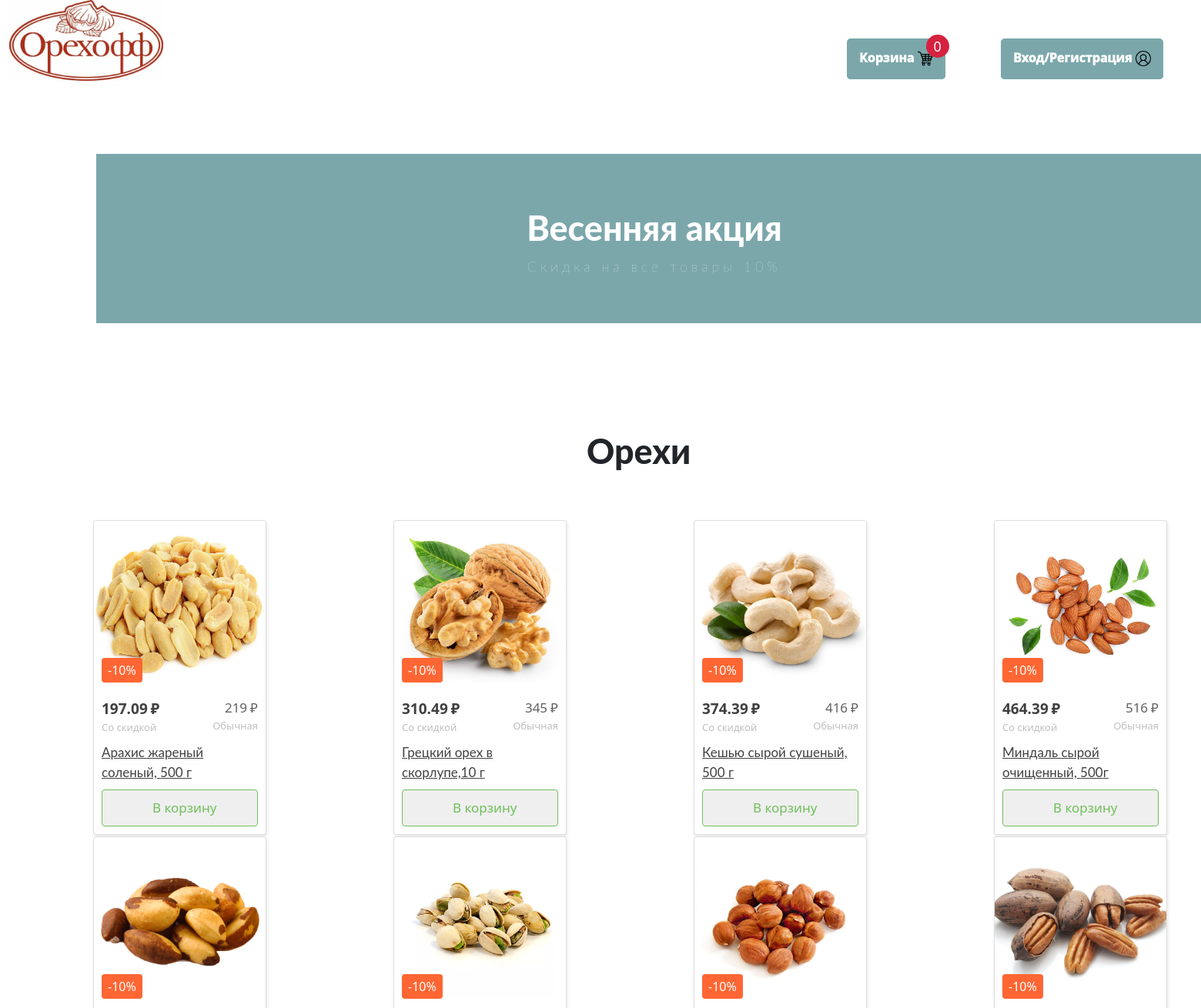
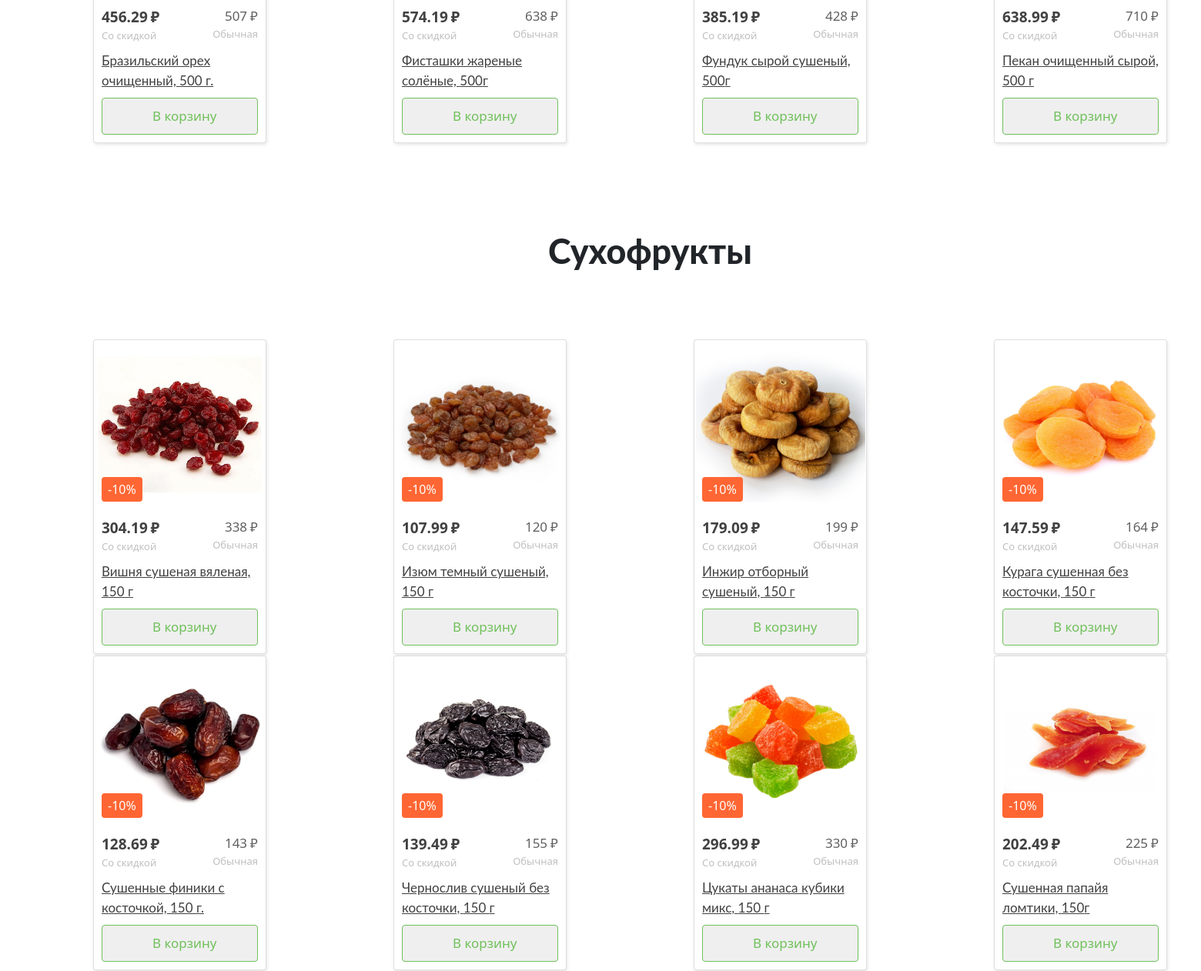
The page / on the database its author committed (2 pictures, top to bottom).
### data/nuts.py (models this page shows)
class Nut(SqlAlchemyBase):
    __tablename__ = 'nuts'
    id = sqlalchemy.Column(sqlalchemy.Integer,
                           primary_key=True, autoincrement=True)
    name = sqlalchemy.Column(sqlalchemy.String)
    price = sqlalchemy.Column(sqlalchemy.Integer)
    mass = sqlalchemy.Column(sqlalchemy.Integer)
    discount_perc = sqlalchemy.Column(sqlalchemy.Integer)

### main.py (the view)
@app.route("/", methods=['GET', 'POST'])
def start():
    global counter
    data0 = nut_info('Арахис')
    data1 = nut_info('Грецкий')
    data2 = nut_info('Кешью')
    data3 = nut_info('Миндаль')
    data4 = nut_info('Бразильский')
    data5 = nut_info('Фисташки')
    data6 = nut_info('Фундук')
    data7 = nut_info('Пекан')
    data8 = nut_info('Вишня')
    data9 = nut_info('Изюм')
    data10 = nut_info('Инжир')
    data11 = nut_info('Курага')
    data12 = nut_info('Финик')
    data13 = nut_info('Чернослив')
    data14 = nut_info('Цукаты')
    data15 = nut_info('Папайя')
    return render_template("main.html",
                           arah_mass=data0[1], arah_salep=data0[3], arah_price=data0[0], arah_sale=data0[2],
                           grez_mass=data1[1], grez_salep=data1[3], grez_price=data1[0], grez_sale=data1[2],
                           kesh_mass=data2[1], kesh_salep=data2[3], kesh_price=data2[0], kesh_sale=data2[2],
                           mind_mass=data3[1], mind_salep=data3[3], mind_price=data3[0], mind_sale=data3[2],
                           braz_mass=data4[1], braz_salep=data4[3], braz_price=data4[0], braz_sale=data4[2],
                           fist_mass=data5[1], fist_salep=data5[3], fist_price=data5[0], fist_sale=data5[2],
                           fund_mass=data6[1], fund_salep=data6[3], fund_price=data6[0], fund_sale=data6[2],
                           peka_mass=data7[1], peka_salep=data7[3], peka_price=data7[0], peka_sale=data7[2],
                           vish_mass=data8[1], vish_salep=data8[3], vish_price=data8[0], vish_sale=data8[2],
                           izum_mass=data9[1], izum_salep=data9[3], izum_price=data9[0], izum_sale=data9[2],
                           inzh_mass=data10[1], inzh_salep=data10[3], inzh_price=data10[0], inzh_sale=data10[2],
                           kura_mass=data11[1], kura_salep=data11[3], kura_price=data11[0], kura_sale=data11[2],
                           fini_mass=data12[1], fini_salep=data12[3], fini_price=data12[0], fini_sale=data12[2],
                           cher_mass=data13[1], cher_salep=data13[3], cher_price=data13[0], cher_sale=data13[2],
                           cuka_mass=data14[1], cuka_salep=data14[3], cuka_price=data14[0], cuka_sale=data14[2],
                           papa_mass=data15[1], papa_salep=data15[3], papa_price=data15[0], papa_sale=data15[2],
                           counter=counter)

### templates/main.html (shortened to what this page needs)
<!doctype html>
                    <html lang="en">
                      <head>
                        <link rel="stylesheet" href="../static/css/base.css">
                        <link href="https://cdn.jsdelivr.net/npm/bootstrap@5.1.3/dist/css/bootstrap.min.css"
                        rel="stylesheet">
                      </head>
                      <body>
   <div class="container">
     <div class="row">
       <div class="col-4">
         <a href=Orexoff><img src=/static/img/butt_orexoff.png width="200" height="105"></a>
       </div>
       <div class="col">
         <butt2 type="button" onclick="document.location='/Orexof/korzina'">Корзина <img src="/static/img/butt_korzina.png" weight="20" height="20">
         <div class="cart__num" id="cart_num">{{ counter }}</div></butt2>
       </div>
       <div class="col">
         <butt3 type="button" onclick="document.location='/Orexof/register'">Вход/Регистрация <img src="/static/img/butt_profile.png" weight="20" height="20"></butt3>
       </div>
       <section class="header">
    <h1>Весенняя акция</h1>
    <p>Скидка на все товары 10%</p>
     </section>
<h1 class="vir">Орехи</h1>
<table class="tb1">
  <tr>
    <td>
<div class="card">
  <div class="card__top">
    <a href="/Orexoff/araxis" class="card__image">
      <img
        src="/static/img/nut_arahis.jpg"
        alt="Арахис 200гр."
      />
    </a>
    <div class="card__label">-{{arah_sale}}%</div>
  </div>
  <div class="card__bottom">
    <div class="card__prices">
      <div class="card__price card__price--discount">{{arah_salep}}</div>
      <div class="card__price card__price--common">{{arah_price}}</div>
    </div>
    <a href="/Orexoff/araxis" class="card__title">
      Арахис жареный соленый, {{arah_mass}} г
    </a>
    <button class="card__add">В корзину</button>
  </div>
</div>
</td>
<td>
<div class="card">
  <div class="card__top">
    <a href="/Orexof/gretz" class="card__image">
      <img
        src="/static/img/nut_gretskiy.jpg"
        alt="Грецкий орех очищенный без обжарки, 500 г"
      />
    </a>
    <div class="card__label">-{{grez_sale}}%</div>
  </div>
  <div class="card__bottom">
    <div class="card__prices">
      <div class="card__price card__price--discount">{{grez_salep}}</div>
      <div class="card__price card__price--common">{{grez_price}}</div>
    </div>
    <a href="/Orexof/gretz" class="card__title">
      Грецкий орех в скорлупе,{{grez_sale}} г
    </a>
    <button class="card__add">В корзину</button>
  </div>
</div>
</td>
    <td>
<div class="card">
  <div class="card__top">
    <a href="/Orexof/keshy" class="card__image">
      <img
        src="/static/img/nut_keshy.jpg"
        alt="Кешью сырой сушеный, 500 г"
      />
    </a>
    <div class="card__label">-{{kesh_sale}}%</div>
  </div>
  <div class="card__bottom">
    <div class="card__prices">
      <div class="card__price card__price--discount">{{kesh_salep}}</div>
      <div class="card__price card__price--common">{{kesh_price}}</div>
    </div>
    <a href="/Orexof/keshy" class="card__title">
      Кешью сырой сушеный, {{kesh_mass}} г
    </a>
    <button class="card__add">В корзину</button>
  </div>
</div>
</td>
<td>
<div class="card">
  <div class="card__top">
    <a href="/Orexof/mindal" class="card__image">
      <img
        src="/static/img/nut_mindal.jpg"
        alt="Миндаль сырой очищенный 500г"
      />
    </a>
    <div class="card__label">-{{mind_sale}}%</div>
  </div>
  <div class="card__bottom">
    <div class="card__prices">
      <div class="card__price card__price--discount">{{mind_salep}}</div>
      <div class="card__price card__price--common">{{mind_price}}</div>
    </div>
    <a href="/Orexof/mindal" class="card__title">
      Миндаль сырой очищенный, {{mind_mass}}г
    </a>
    <button class="card__add">В корзину</button>
  </div>
</div>
</td>
  </tr>
  <tr>
  <td>
<div class="card">
  <div class="card__top">
    <a href="/Orexof/brazil" class="card__image">
      <img
        src="/static/img/nut_brazil.jpg"
        alt="Бразильский орех очищенный 500 г."
      />
    </a>
    <div class="card__label">-{{braz_sale}}%</div>
  </div>
  <div class="card__bottom">
    <div class="card__prices">
      <div class="card__price card__price--discount">{{braz_salep}}</div>
      <div class="card__price card__price--common">{{braz_price}}</div>
    </div>
    <a href="/Orexof/brazil" class="card__title">
      Бразильский орех очищенный, {{braz_mass}} г.
    </a>
    <button class="card__add">В корзину</button>
  </div>
</div>
</td>
   <td>
<div class="card">
  <div class="card__top">
    <a href="/Orexof/fist" class="card__image">
      <img
        src="/static/img/nut_fistash.jpg"
        alt="Фисташки жареные солёные 500г"
      />
    </a>
    <div class="card__label">-{{fist_sale}}%</div>
  </div>
  <div class="card__bottom">
    <div class="card__prices">
      <div class="card__price card__price--discount">{{fist_salep}}</div>
      <div class="card__price card__price--common">{{fist_price}}</div>
    </div>
    <a href="/Orexof/fist" class="card__title">
      Фисташки жареные солёные, {{fist_mass}}г
    </a>
    <button class="card__add">В корзину</button>
  </div>
</div>
</td>
    <td>
<div class="card">
  <div class="card__top">
    <a href="/Orexof/fund" class="card__image">
      <img
        src="/static/img/nut_funduk.jpg"
        alt="Фундук сырой сушеный, 500г"
      />
    </a>
    <div class="card__label">-{{fund_sale}}%</div>
  </div>
  <div class="card__bottom">
    <div class="card__prices">
      <div class="card__price card__price--discount">{{fund_salep}}</div>
      <div class="card__price card__price--common">{{fund_price}}</div>
    </div>
    <a href="/Orexof/fund" class="card__title">
      Фундук сырой сушеный, {{fund_mass}}г
    </a>
    <button class="card__add">В корзину</button>
  </div>
</div>
</td>
<td>
<div class="card">
  <div class="card__top">
    <a href="/Orexof/pekan" class="card__image">
      <img
        src="/static/img/nut_pekan.jpeg"
        alt="Пекан в скорлупе, 500 г"
      />
    </a>
    <div class="card__label">-{{peka_sale}}%</div>
  </div>
  <div class="card__bottom">
    <div class="card__prices">
      <div class="card__price card__price--discount">{{peka_salep}}</div>
      <div class="card__price card__price--common">{{peka_price}}</div>
    </div>
    <a href="/Orexof/pekan" class="card__title">
     Пекан очищенный сырой, {{peka_mass}} г
    </a>
    <button class="card__add">В корзину</button>
  </div>
</div>
</td>
  </tr>
</table>
<h1 class="vir2">Сухофрукты</h1>
<table class="tb2">
  <tr>
    <td>
<div class="card">
  <div class="card__top">
    <a href="/Orexof/vishnia" class="card__image">
      <img
        src="/static/img/suho_wishnia.webp"
        alt="Вишня сушеная вяленая, 150 г"
      />
    </a>
    <div class="card__label">-{{vish_sale}}%</div>
  </div>
  <div class="card__bottom">
    <div class="card__prices">
      <div class="card__price card__price--discount">{{vish_salep}}</div>
      <div class="card__price card__price--common">{{vish_price}}</div>
    </div>
    <a href="/Orexof/vishnia" class="card__title">
      Вишня сушеная вяленая, {{vish_mass}} г
    </a>
    <button class="card__add">В корзину</button>
  </div>
</div>
</td>
    <td>
<div class="card">
  <div class="card__top">
    <a href="/Orexof/izum" class="card__image">
      <img
        src="/static/img/suho_izum.jpg"
        alt="Изюм темный сушеный, 150 г"
      />
    </a>
    <div class="card__label">-{{izum_sale}}%</div>
  </div>
  <div class="card__bottom">
    <div class="card__prices">
      <div class="card__price card__price--discount">{{izum_salep}}</div>
      <div class="card__price card__price--common">{{izum_price}}</div>
    </div>
    <a href="/Orexof/izum" class="card__title">
      Изюм темный сушеный, {{izum_mass}} г
    </a>
    <button class="card__add">В корзину</button>
  </div>
</div>
</td>
    <td>
<div class="card">
  <div class="card__top">
    <a href="/Orexof/inzhir" class="card__image">
      <img
        src="/static/img/suho_inzir.jpg"
        alt="Инжир отборный сушеный, 150 г"
      />
    </a>
    <div class="card__label">-{{inzh_sale}}%</div>
  </div>
  <div class="card__bottom">
    <div class="card__prices">
      <div class="card__price card__price--discount">{{inzh_salep}}</div>
      <div class="card__price card__price--common">{{inzh_price}}</div>
    </div>
    <a href="/Orexof/inzhir" class="card__title">
      Инжир отборный сушеный, {{inzh_mass}} г
    </a>
    <button class="card__add">В корзину</button>
  </div>
</div>
</td>
<td>
<div class="card">
  <div class="card__top">
    <a href="/Orexof/kuraga" class="card__image">
      <img
        src="/static/img/suho_kuraga.jpg"
        alt="Курага сушенная без косточки, 150 г"
      />
    </a>
    <div class="card__label">-{{kura_sale}}%</div>
  </div>
  <div class="card__bottom">
    <div class="card__prices">
      <div class="card__price card__price--discount">{{kura_salep}}</div>
      <div class="card__price card__price--common">{{kura_price}}</div>
    </div>
    <a href="/Orexof/kuraga" class="card__title">
      Курага сушенная без косточки, {{kura_mass}} г
    </a>
    <button class="card__add">В корзину</button>
  </div>
</div>
</td>
  </tr>
  <tr>
  <td>
<div class="card">
  <div class="card__top">
    <a href="/Orexof/finik" class="card__image">
      <img
        src="/static/img/nut_finiki.jpg"
        alt="Сушенные финики с косточкой, 150г"
      />
    </a>
    <div class="card__label">-{{fini_sale}}%</div>
  </div>
  <div class="card__bottom">
    <div class="card__prices">
      <div class="card__price card__price--discount">{{fini_salep}}</div>
      <div class="card__price card__price--common">{{fini_price}}</div>
    </div>
    <a href="/Orexof/finik" class="card__title">
      Сушенные финики с косточкой, {{fini_mass}} г.
    </a>
    <button class="card__add">В корзину</button>
  </div>
</div>
</td>
   <td>
<div class="card">
  <div class="card__top">
    <a href="/Orexof/chernosliv" class="card__image">
      <img
        src="/static/img/suho_chernosliv.jpg"
        alt="Чернослив сушеный без косточки, 150 г"
      />
    </a>
    <div class="card__label">-{{cher_sale}}%</div>
  </div>
  <div class="card__bottom">
    <div class="card__prices">
      <div class="card__price card__price--discount">{{cher_salep}}</div>
      <div class="card__price card__price--common">{{cher_price}}</div>
    </div>
    <a href="/Orexof/chernosliv" class="card__title">
      Чернослив сушеный без косточки, {{cher_mass}} г
    </a>
    <button class="card__add">В корзину</button>
  </div>
</div>
</td>
    <td>
<div class="card">
  <div class="card__top">
    <a href="/Orexof/cukati" class="card__image">
      <img
        src="/static/img/suho_tsukati.jpg"
        alt="Цукаты ананаса кубики микс, 150г"
      />
    </a>
    <div class="card__label">-{{cuka_sale}}%</div>
  </div>
  <div class="card__bottom">
    <div class="card__prices">
      <div class="card__price card__price--discount">{{cuka_salep}}</div>
      <div class="card__price card__price--common">{{cuka_price}}</div>
    </div>
    <a href="/Orexof/cukati" class="card__title">
      Цукаты ананаса кубики микс, {{cuka_mass}} г
    </a>
    <button class="card__add">В корзину</button>
  </div>
</div>
</td>
<td>
<div class="card">
  <div class="card__top">
    <a href="/Orexof/papya" class="card__image">
      <img
        src="/static/img/suho_papaiya.jpg"
        alt="Сушенная папайя ломтики, 150г"
      />
    </a>
    <div class="card__label">-{{papa_sale}}%</div>
  </div>
  <div class="card__bottom">
    <div class="card__prices">
      <div class="card__price card__price--discount">{{papa_salep}}</div>
      <div class="card__price card__price--common">{{papa_price}}</div>
    </div>
    <a href="/Orexof/papya" class="card__title">
    Сушенная папайя ломтики, {{papa_mass}}г
    </a>
    <button class="card__add">В корзину</button>
  </div>
</div>
</td>
  </tr>
</table>
        </body>
                    </html>

### rows shown on the page
Nut: mass "500"
Nut: price "345"
Nut: price "416", mass "500"
Nut: price "516", mass "500"
Nut: price "507", mass "500"
Nut: price "638", mass "500"
Nut: price "428", mass "500"
Nut: price "710", mass "500"
Nut: price "338"
Nut: price "330"

### other values the page prints
{{ counter }} "0"
{{ arah_sale }} "10"
{{ arah_salep }} "197.09"
{{ arah_price }} "219"
{{ grez_sale }} "10"
{{ grez_salep }} "310.49"
{{ kesh_sale }} "10"
{{ kesh_salep }} "374.39"
{{ mind_sale }} "10"
{{ mind_salep }} "464.39"
{{ braz_sale }} "10"
{{ braz_salep }} "456.29"
{{ fist_sale }} "10"
{{ fist_salep }} "574.19"
{{ fund_sale }} "10"
